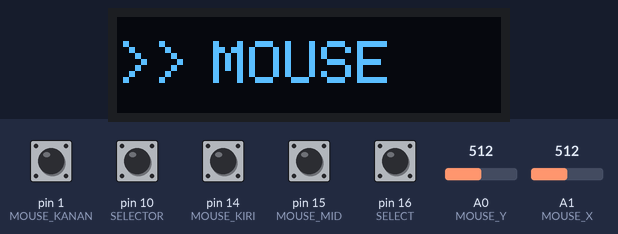
Recording of a sketch running on a simulated Arduino Leonardo, built with avr-gcc and run on an emulated ATmega32U4. Shown: 128×32 one-colour display. Inputs (shaded band) come from the test bench; at power-on: pin 1 (MOUSE_KANAN), pin 10 (SELECTOR), pin 14 (MOUSE_KIRI), pin 15 (MOUSE_MID), pin 16 (SELECT) HIGH, A0 (MOUSE_Y) = 512, A1 (MOUSE_X) = 512. USB keyboard and mouse output is not drawn.

Above: at 2.2 s.
2.3 s: pin 10 (SELECTOR) pulled LOW for 0.15 s
At 3.6 s:
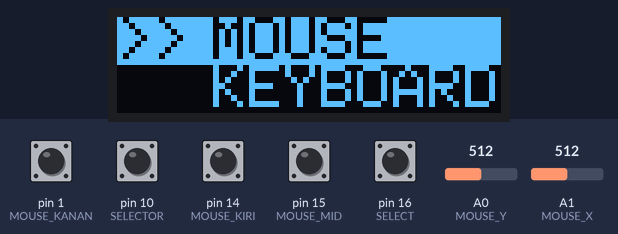
5.4 s: pin 15 (MOUSE_MID) pulled LOW for 0.15 s
At 6.1 s:
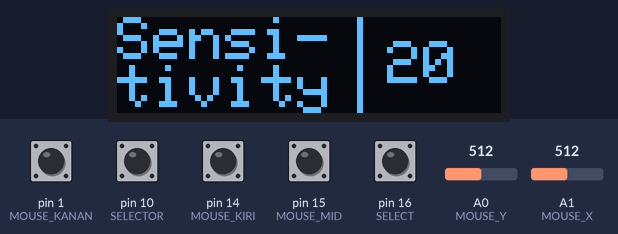
7.0 s: pin 10 (SELECTOR) pulled LOW for 1 s
At 8.8 s:
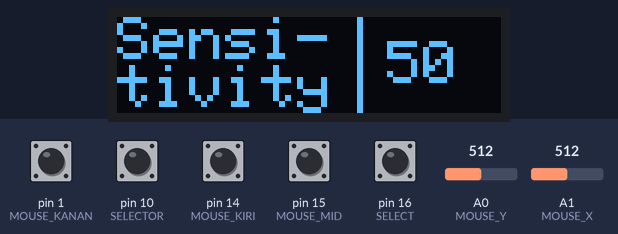
9.5 s: pin 16 (SELECT) pulled LOW for 0.15 s
At 9.9 s:
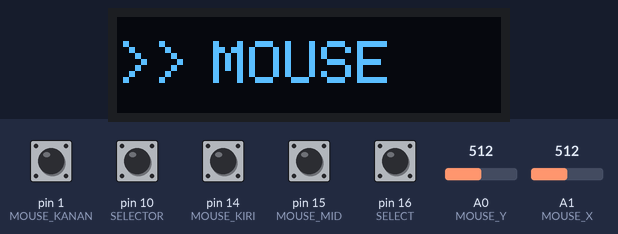
11.1 s: pin 15 (MOUSE_MID) pulled LOW for 1 s
At 12.4 s:
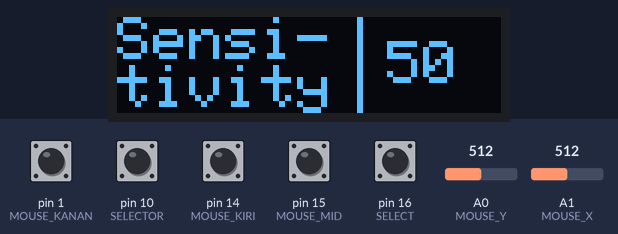
13.6 s: pin 16 (SELECT) pulled LOW for 1 s
At 14.2 s:
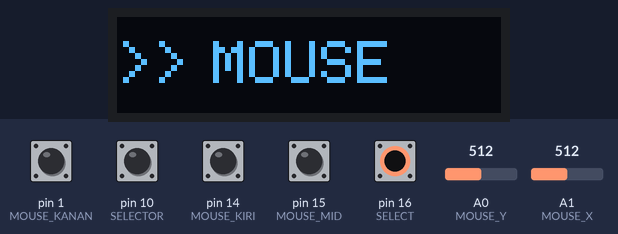
Timing chart, 0 to 16.6 s (numbered marks = the images above; inputs shaded):
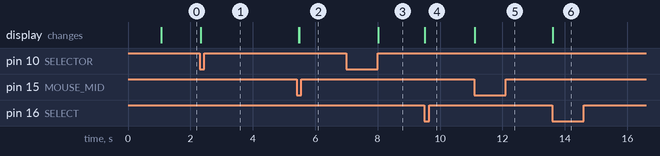

Measured:
- after the input at 2.3 s, the display: changes at once (image 1)
- after the input at 5.4 s, the display: first differs from a run without the input after 0.09 s (image 2)
- after the input at 7.0 s, the display: changes after 1.0 s (image 3)
- after the input at 9.5 s, the display: changes at once (image 4)
- after the input at 11.1 s, the display: changes at once (image 5)
- after the input at 13.6 s, the display: changes at once (image 6)

The sketch:

GamePad.ino
```cpp
/*
  instruction
  oled.mode = false, mean current mode is mouse
  oled.mode = true, mean current mode is keyboard

  oled.optionMode = false, mean current mode is mouse
  oled.optionMode = true, mean current mode is keyboard
*/
#include <Keyboard.h>
#include <Mouse.h>
#include <SPI.h>
#include <Wire.h>
#include <Adafruit_GFX.h>
#include <Adafruit_SSD1306.h>

#define MOUSE_KANAN    1
#define MOUSE_KIRI    14
#define MOUSE_MID     15
#define MOUSE_X       19
#define MOUSE_Y       18
#define KEY_UP         4
#define KEY_DOWN       5
#define KEY_RIGHT      6
#define KEY_LEFT       7
#define SELECTOR      10
#define SELECT        16

#define SCREEN_WIDTH 128
#define SCREEN_HEIGHT 32
#define OLED_RESET     LED_BUILTIN // Reset pin # (or -1 if sharing Arduino reset pin)

Adafruit_SSD1306 display(SCREEN_WIDTH, SCREEN_HEIGHT, &Wire, OLED_RESET);

struct Mouses{
  int vertZero, horzZero;
  int vertValue, horzValue;
  int sensitivity = 20;
  int mouseLeftClickFlag = 0;
  int mouseRightClickFlag = 0;

  void control();
  void setSensitivity();
}mouse;

struct OLED{
  void showOption(bool index, bool optMode);
  void currentMode();
  void currentMode(String cmode);
  void sensitivityDisplay(int sens);
  void selectionProcess();

  bool mode = false;
  bool optionMode = false;
  bool keyboardPointer = true;
  int counter = 0;
}oled;

struct Keyboards{
  void keyboardControl();

  int xVal;
  int yVal;

  bool keyboardMode = false;
}keyboards;

void setup(){
  Serial.begin(9600);
  Keyboard.begin();
  pinMode(SELECTOR, INPUT_PULLUP);
  pinMode(SELECT, INPUT_PULLUP);
  pinMode(MOUSE_X, INPUT);
  pinMode(MOUSE_Y, INPUT);
  pinMode(MOUSE_MID, INPUT_PULLUP);
  pinMode(MOUSE_KIRI, INPUT_PULLUP);
  pinMode(MOUSE_KANAN, INPUT_PULLUP);

  if(!display.begin(SSD1306_SWITCHCAPVCC, 0x3C)) { // Address 0x3C for 128x32
      Serial.println(F("SSD1306 allocation failed"));
      for(;;); // Don't proceed, loop forever
  }
  display.clearDisplay();
  display.display();
  delay(1000);
  oled.currentMode("MOUSE");
  mouse.vertZero = analogRead(MOUSE_Y);
  mouse.horzZero = analogRead(MOUSE_X);
}

void loop(){
  if(oled.mode){  //keyboard mode
    keyboards.keyboardControl();
  }else{          //mouse mode
    mouse.control();
  }
  if(digitalRead(SELECTOR) == LOW){
    oled.optionMode = false;
    oled.showOption(oled.mode, oled.optionMode);
    while(digitalRead(SELECTOR) == LOW){
      //bouncing handler
    }
    oled.selectionProcess();
  }
  delay(10);
}

void OLED::selectionProcess(){

  while(true){
    if(digitalRead(SELECTOR) == LOW){
      oled.counter = 0;
      if(!oled.optionMode){
        oled.mode = !oled.mode;
        oled.showOption(oled.mode, oled.optionMode);            //optionMode == false
      }else{
        oled.keyboardPointer = !oled.keyboardPointer;
        oled.showOption(oled.keyboardPointer, oled.optionMode); //optionMode == true
      }
      while(digitalRead(SELECTOR) == LOW){
        //bouncing handler
      }
    }
    if(digitalRead(SELECT) == LOW){
      if(!oled.optionMode){
        if(oled.mode){
          oled.currentMode("KEYBOARD");
        }else{
          oled.currentMode("MOUSE");
          //reset
//          oled.keyboardPointer = true;
//          keyboards.keyboardMode = false;
        }
      }else{
        oled.currentMode("KEYBOARD");
        if(!oled.keyboardPointer){
          keyboards.keyboardMode = true;
        }else{
          keyboards.keyboardMode = false;
        }
      }
      break;
    }
    delay(10);
    oled.counter++;
    if(oled.counter == 300){
      if(oled.mode){
        oled.currentMode("KEYBOARD");
      }else{
        oled.currentMode("MOUSE");
        Keyboard.releaseAll();
      }
      break;
    }
  }
  oled.counter = 0;
//  }
}

void Mouses::control(){
  mouse.vertValue = analogRead(MOUSE_Y) - mouse.vertZero;  // read vertical offset
  mouse.horzValue = analogRead(MOUSE_X) - mouse.horzZero;  // read horizontal offset
//  Serial.print("Y: ");
//  Serial.println(mouse.vertValue/mouse.sensitivity);
//  Serial.print("X: ");
//  Serial.println(mouse.horzValue/mouse.sensitivity);
  if (mouse.vertValue != 0){
    Mouse.move(0, mouse.vertValue/mouse.sensitivity, 0);
  }
  if(mouse.horzValue != 0){
    Mouse.move(mouse.horzValue/mouse.sensitivity,0, 0);
  }
  if ((digitalRead(MOUSE_KIRI) == 0) && (!mouse.mouseLeftClickFlag)){
    mouse.mouseLeftClickFlag = 1;
    Mouse.press(MOUSE_LEFT);
  }
  else if ((digitalRead(MOUSE_KIRI))&&(mouse.mouseLeftClickFlag)){
    mouse.mouseLeftClickFlag = 0;
    Mouse.release(MOUSE_LEFT);
  }
  if ((digitalRead(MOUSE_KANAN) == 0) && (!mouse.mouseRightClickFlag)){
    mouse.mouseRightClickFlag = true;
    Mouse.press(MOUSE_RIGHT);
  }
  else if ((digitalRead(MOUSE_KANAN))&&(mouse.mouseRightClickFlag)){
    mouse.mouseRightClickFlag = false;
    Mouse.release(MOUSE_RIGHT);
  }
  if(digitalRead(MOUSE_MID) == LOW){
    oled.optionMode = false;
    mouse.setSensitivity();
  }
}

void OLED::showOption(bool index, bool optMode){
  display.clearDisplay();
  display.setTextSize(2);
  display.setCursor(0,0);
  if(!index){
    display.setTextColor(SSD1306_BLACK, SSD1306_WHITE);
    display.print(F(">> "));
  }else{
    display.setTextColor(SSD1306_WHITE);
    display.print(F("   "));
  }
  display.setCursor(32,0);
  if(!optMode){
    display.println(F("MOUSE   "));
  }else{
    display.println(F("WASD    "));
  }

  if(index){
    display.setTextColor(SSD1306_BLACK,SSD1306_WHITE);
    display.print(F(">> "));
  }else{
    display.setTextColor(SSD1306_WHITE);
    display.print(F("   "));
  }
  display.setCursor(32,16);
  if(!optMode){
    display.print(F("KEYBOARD "));
  }else{
    display.print(F("ARROW    "));
  }
  display.display();
}

void OLED::currentMode(String cmode){
  display.clearDisplay();
  display.setTextSize(2);
  display.setTextColor(SSD1306_WHITE);
  display.setCursor(0,8);
  display.print(F(">> "));
  display.setCursor(32,8);
  display.print(cmode.c_str());
  display.print(F("   "));
  display.display();
}

void Mouses::setSensitivity(){
  oled.sensitivityDisplay(mouse.sensitivity);
  while(true){
    if(digitalRead(SELECTOR) == LOW){
      while(digitalRead(SELECTOR) == LOW){

      }
      if(mouse.sensitivity < 50){
        mouse.sensitivity += 30;
      }else{
        if(mouse.sensitivity  == 450){
          mouse.sensitivity = 20;
        }else{
          mouse.sensitivity += 50;
        }
      }
      oled.sensitivityDisplay(mouse.sensitivity);
    }
    if(digitalRead(SELECT) == LOW){
      if(oled.mode){
          oled.currentMode("KEYBOARD");
        }else{
          oled.currentMode("MOUSE");
        }
      break;
    }
  }
}

void OLED::sensitivityDisplay(int sens){
  display.clearDisplay();
  display.setTextSize(2);
  display.setTextColor(SSD1306_WHITE);
  display.setCursor(0,0);
  display.println(F("Sensi-"));
  display.print(F("tivity"));
  display.setCursor(96,0);
  for(int i = 0; i < SCREEN_HEIGHT; i++){
    for(short int j = 80; j < 82; j++){
      display.drawPixel(j, i, SSD1306_WHITE);
    }
  }
  display.setCursor(90,8);
  display.print(sens);
  display.display();
}

void Keyboards::keyboardControl(){
  keyboards.yVal = analogRead(MOUSE_Y) - mouse.vertZero;  // read vertical offset
  keyboards.xVal = analogRead(MOUSE_X) - mouse.horzZero;  // read horizontal offset
  Serial.print("Y KEY: ");
  Serial.println(keyboards.yVal/mouse.sensitivity);
  Serial.print("X KEY: ");
  Serial.println(keyboards.xVal/mouse.sensitivity);
  if(keyboards.yVal/mouse.sensitivity <= -1){  //ATAS
    if(!keyboards.keyboardMode){
      Keyboard.release(KEY_DOWN_ARROW);
      Keyboard.press(KEY_UP_ARROW);
    }else{
      Keyboard.release(KEY_DOWN_ARROW);
      Keyboard.release(KEY_UP_ARROW);
      Keyboard.release('s');
      Keyboard.press('w');
//      Keyboard.write('w');
    }
  }else if(keyboards.yVal/mouse.sensitivity >= 1){  //BAWAH
    if(!keyboards.keyboardMode){
      Keyboard.press(KEY_DOWN_ARROW);
      Keyboard.release(KEY_UP_ARROW);
    }else{
      Keyboard.release(KEY_DOWN_ARROW);
      Keyboard.release(KEY_UP_ARROW);
      Keyboard.release('w');
      Keyboard.press('s');
//      Keyboard.write('s');
    }
  }else{
    Keyboard.release(KEY_DOWN_ARROW);
    Keyboard.release(KEY_UP_ARROW);
    Keyboard.release('w');
    Keyboard.release('s');
  }
  if(keyboards.xVal/mouse.sensitivity <= -1){
    if(!keyboards.keyboardMode){
      Keyboard.press(KEY_LEFT_ARROW);
      Keyboard.release(KEY_RIGHT_ARROW);
    }else{
      Keyboard.release(KEY_LEFT_ARROW);
      Keyboard.release(KEY_RIGHT_ARROW);
      Keyboard.release('d');
      Keyboard.press('a');
//      Keyboard.write('a');
    }
  }else if(keyboards.xVal/mouse.sensitivity >= 1){
    if(!keyboards.keyboardMode){
      Keyboard.release(KEY_LEFT_ARROW);
      Keyboard.press(KEY_RIGHT_ARROW);
    }else{
      Keyboard.release(KEY_LEFT_ARROW);
      Keyboard.release(KEY_RIGHT_ARROW);
      Keyboard.release('a');
      Keyboard.press('d');
//      Keyboard.write('d');
    }
  }else{
    Keyboard.release(KEY_LEFT_ARROW);
    Keyboard.release(KEY_RIGHT_ARROW);
    Keyboard.release('a');
    Keyboard.release('d');
  }
  if(digitalRead(MOUSE_KIRI) == LOW){
    Keyboard.press(KEY_RETURN);
  }else{
    Keyboard.release(KEY_RETURN);
  }
  if(digitalRead(MOUSE_KANAN) == LOW){
    Keyboard.press(KEY_BACKSPACE);
  }else{
    Keyboard.release(KEY_BACKSPACE);
  }
  if(digitalRead(MOUSE_MID) == LOW){
    oled.optionMode = true;
    oled.showOption(oled.keyboardPointer, oled.optionMode); //optionMode == true
    oled.selectionProcess();
  }
}
```
